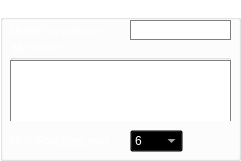
     <widget class="QGroupBox" name="groupBoxGroupingManager">
      <property name="enabled">
       <bool>false</bool>
      </property>
      <property name="geometry">
       <rect>
        <x>190</x>
        <y>390</y>
        <width>241</width>
        <height>161</height>
       </rect>
      </property>
      <property name="styleSheet">
       <string notr="true">background: transparent;
color: white;</string>
      </property>
      <property name="title">
       <string>GroupingManager</string>
      </property>
      <widget class="QLabel" name="labelMotdPlayerName">
       <property name="geometry">
        <rect>
         <x>10</x>
         <y>20</y>
         <width>191</width>
         <height>21</height>
        </rect>
       </property>
       <property name="toolTip">
        <string>Sender name for the server's message of the day (MotD).</string>
       </property>
       <property name="text">
        <string>MotdPlayerName</string>
       </property>
      </widget>
      <widget class="QLineEdit" name="lineEditMotdPlayerName">
       <property name="geometry">
        <rect>
         <x>130</x>
         <y>20</y>
         <width>101</width>
         <height>20</height>
        </rect>
       </property>
       <property name="palette">
        <palette>
         <active>
          <colorrole role="WindowText">
           <brush brushstyle="SolidPattern">
            <color alpha="255">
             <red>0</red>
             <green>0</green>
             <blue>0</blue>
            </color>
           </brush>
          </colorrole>
          <colorrole role="Button">
           <brush brushstyle="SolidPattern">
            <color alpha="255">
             <red>255</red>
             <green>255</green>
             <blue>255</blue>
            </color>
           </brush>
          </colorrole>
          <colorrole role="Text">
           <brush brushstyle="SolidPattern">
            <color alpha="255">
             <red>0</red>
             <green>0</green>
             <blue>0</blue>
            </color>
           </brush>
          </colorrole>
          <colorrole role="ButtonText">
           <brush brushstyle="SolidPattern">
            <color alpha="255">
             <red>0</red>
             <green>0</green>
             <blue>0</blue>
            </color>
           </brush>
          </colorrole>
          <colorrole role="Base">
           <brush brushstyle="SolidPattern">
            <color alpha="255">
             <red>255</red>
             <green>255</green>
             <blue>255</blue>
            </color>
           </brush>
          </colorrole>
          <colorrole role="Window">
           <brush brushstyle="SolidPattern">
            <color alpha="255">
             <red>255</red>
             <green>255</green>
             <blue>255</blue>
            </color>
           </brush>
          </colorrole>
          <colorrole role="PlaceholderText">
           <brush brushstyle="SolidPattern">
            <color alpha="128">
             <red>0</red>
             <green>0</green>
             <blue>0</blue>
            </color>
           </brush>
          </colorrole>
         </active>
         <inactive>
          <colorrole role="WindowText">
           <brush brushstyle="SolidPattern">
            <color alpha="255">
             <red>0</red>
             <green>0</green>
             <blue>0</blue>
            </color>
           </brush>
          </colorrole>
          <colorrole role="Button">
           <brush brushstyle="SolidPattern">
            <color alpha="255">
             <red>255</red>
             <green>255</green>
             <blue>255</blue>
            </color>
           </brush>
          </colorrole>
          <colorrole role="Text">
           <brush brushstyle="SolidPattern">
            <color alpha="255">
             <red>0</red>
             <green>0</green>
             <blue>0</blue>
            </color>
           </brush>
          </colorrole>
          <colorrole role="ButtonText">
           <brush brushstyle="SolidPattern">
            <color alpha="255">
             <red>0</red>
             <green>0</green>
             <blue>0</blue>
            </color>
           </brush>
          </colorrole>
          <colorrole role="Base">
           <brush brushstyle="SolidPattern">
            <color alpha="255">
             <red>255</red>
             <green>255</green>
             <blue>255</blue>
            </color>
           </brush>
          </colorrole>
          <colorrole role="Window">
           <brush brushstyle="SolidPattern">
            <color alpha="255">
             <red>255</red>
             <green>255</green>
             <blue>255</blue>
            </color>
           </brush>
          </colorrole>
          <colorrole role="PlaceholderText">
           <brush brushstyle="SolidPattern">
            <color alpha="128">
             <red>0</red>
             <green>0</green>
             <blue>0</blue>
            </color>
           </brush>
          </colorrole>
         </inactive>
         <disabled>
          <colorrole role="WindowText">
           <brush brushstyle="SolidPattern">
            <color alpha="255">
             <red>0</red>
             <green>0</green>
             <blue>0</blue>
            </color>
           </brush>
          </colorrole>
          <colorrole role="Button">
           <brush brushstyle="SolidPattern">
            <color alpha="255">
             <red>255</red>
             <green>255</green>
             <blue>255</blue>
            </color>
           </brush>
          </colorrole>
          <colorrole role="Text">
           <brush brushstyle="SolidPattern">
            <color alpha="255">
             <red>0</red>
             <green>0</green>
             <blue>0</blue>
            </color>
           </brush>
          </colorrole>
          <colorrole role="ButtonText">
           <brush brushstyle="SolidPattern">
            <color alpha="255">
             <red>0</red>
             <green>0</green>
             <blue>0</blue>
            </color>
           </brush>
          </colorrole>
          <colorrole role="Base">
           <brush brushstyle="SolidPattern">
            <color alpha="255">
             <red>255</red>
             <green>255</green>
             <blue>255</blue>
            </color>
           </brush>
          </colorrole>
          <colorrole role="Window">
           <brush brushstyle="SolidPattern">
            <color alpha="255">
             <red>255</red>
             <green>255</green>
             <blue>255</blue>
            </color>
           </brush>
          </colorrole>
          <colorrole role="PlaceholderText">
           <brush brushstyle="SolidPattern">
            <color alpha="128">
             <red>0</red>
             <green>0</green>
             <blue>0</blue>
            </color>
           </brush>
          </colorrole>
         </disabled>
        </palette>
       </property>
       <property name="toolTip">
        <string>Sender name for the server's message of the day (MotD).</string>
       </property>
       <property name="styleSheet">
        <string notr="true">background: white;
color:black;
border: 1px solid gray;</string>
       </property>
       <property name="text">
        <string/>
       </property>
      </widget>
      <widget class="QLabel" name="labelMotdPrestigeLevel">
       <property name="geometry">
        <rect>
         <x>10</x>
         <y>130</y>
         <width>191</width>
         <height>21</height>
        </rect>
       </property>
       <property name="toolTip">
        <string>Determines the color of the MotD's sender name). 0 - white, 1 - green, 2 - blue, 3 - purple, 4 - orange, 5 - red, 6 - yellow (cosmic).</string>
       </property>
       <property name="text">
        <string>MotdPrestigeLevel</string>
       </property>
      </widget>
      <widget class="QComboBox" name="comboBoxMotdPrestigeLevel">
       <property name="geometry">
        <rect>
         <x>130</x>
         <y>130</y>
         <width>53</width>
         <height>22</height>
        </rect>
       </property>
       <property name="toolTip">
        <string>Determines the color of the MotD's sender name). 0 - white, 1 - green, 2 - blue, 3 - purple, 4 - orange, 5 - red, 6 - yellow (cosmic).</string>
       </property>
       <property name="currentIndex">
        <number>6</number>
       </property>
       <item>
        <property name="text">
         <string>0</string>
        </property>
       </item>
       <item>
        <property name="text">
         <string>1</string>
        </property>
       </item>
       <item>
        <property name="text">
         <string>2</string>
        </property>
       </item>
       <item>
        <property name="text">
         <string>3</string>
        </property>
       </item>
       <item>
        <property name="text">
         <string>4</string>
        </property>
       </item>
       <item>
        <property name="text">
         <string>5</string>
        </property>
       </item>
       <item>
        <property name="text">
         <string>6</string>
        </property>
       </item>
      </widget>
      <widget class="QGroupBox" name="groupBoxMotdText">
       <property name="geometry">
        <rect>
         <x>10</x>
         <y>40</y>
         <width>221</width>
         <height>81</height>
        </rect>
       </property>
       <property name="title">
        <string>MotdText</string>
       </property>
       <widget class="QTextEdit" name="textEditMotdText">
        <property name="geometry">
         <rect>
          <x>0</x>
          <y>20</y>
          <width>221</width>
          <height>81</height>
         </rect>
        </property>
        <property name="palette">
         <palette>
          <active>
           <colorrole role="WindowText">
            <brush brushstyle="SolidPattern">
             <color alpha="255">
              <red>0</red>
              <green>0</green>
              <blue>0</blue>
             </color>
            </brush>
           </colorrole>
           <colorrole role="Button">
            <brush brushstyle="SolidPattern">
             <color alpha="255">
              <red>255</red>
              <green>255</green>
              <blue>255</blue>
             </color>
            </brush>
           </colorrole>
           <colorrole role="Text">
            <brush brushstyle="SolidPattern">
             <color alpha="255">
              <red>0</red>
              <green>0</green>
              <blue>0</blue>
             </color>
            </brush>
           </colorrole>
           <colorrole role="ButtonText">
            <brush brushstyle="SolidPattern">
             <color alpha="255">
              <red>0</red>
              <green>0</green>
              <blue>0</blue>
             </color>
            </brush>
           </colorrole>
           <colorrole role="Base">
            <brush brushstyle="SolidPattern">
             <color alpha="255">
              <red>255</red>
              <green>255</green>
              <blue>255</blue>
             </color>
            </brush>
           </colorrole>
           <colorrole role="Window">
            <brush brushstyle="SolidPattern">
             <color alpha="255">
              <red>255</red>
              <green>255</green>
              <blue>255</blue>
             </color>
            </brush>
           </colorrole>
           <colorrole role="PlaceholderText">
            <brush brushstyle="SolidPattern">
             <color alpha="128">
              <red>0</red>
              <green>0</green>
              <blue>0</blue>
             </color>
            </brush>
           </colorrole>
          </active>
          <inactive>
           <colorrole role="WindowText">
            <brush brushstyle="SolidPattern">
             <color alpha="255">
              <red>0</red>
              <green>0</green>
              <blue>0</blue>
             </color>
            </brush>
           </colorrole>
           <colorrole role="Button">
            <brush brushstyle="SolidPattern">
             <color alpha="255">
              <red>255</red>
              <green>255</green>
              <blue>255</blue>
             </color>
            </brush>
           </colorrole>
           <colorrole role="Text">
            <brush brushstyle="SolidPattern">
             <color alpha="255">
              <red>0</red>
              <green>0</green>
              <blue>0</blue>
             </color>
            </brush>
           </colorrole>
           <colorrole role="ButtonText">
            <brush brushstyle="SolidPattern">
             <color alpha="255">
              <red>0</red>
              <green>0</green>
              <blue>0</blue>
             </color>
            </brush>
           </colorrole>
           <colorrole role="Base">
            <brush brushstyle="SolidPattern">
             <color alpha="255">
              <red>255</red>
              <green>255</green>
              <blue>255</blue>
             </color>
            </brush>
           </colorrole>
           <colorrole role="Window">
            <brush brushstyle="SolidPattern">
             <color alpha="255">
              <red>255</red>
              <green>255</green>
              <blue>255</blue>
             </color>
            </brush>
           </colorrole>
           <colorrole role="PlaceholderText">
            <brush brushstyle="SolidPattern">
             <color alpha="128">
              <red>0</red>
              <green>0</green>
              <blue>0</blue>
             </color>
            </brush>
           </colorrole>
          </inactive>
          <disabled>
           <colorrole role="WindowText">
            <brush brushstyle="SolidPattern">
             <color alpha="255">
              <red>0</red>
              <green>0</green>
              <blue>0</blue>
             </color>
            </brush>
           </colorrole>
           <colorrole role="Button">
            <brush brushstyle="SolidPattern">
             <color alpha="255">
              <red>255</red>
              <green>255</green>
              <blue>255</blue>
             </color>
            </brush>
           </colorrole>
           <colorrole role="Text">
            <brush brushstyle="SolidPattern">
             <color alpha="255">
              <red>0</red>
              <green>0</green>
              <blue>0</blue>
             </color>
            </brush>
           </colorrole>
           <colorrole role="ButtonText">
            <brush brushstyle="SolidPattern">
             <color alpha="255">
              <red>0</red>
              <green>0</green>
              <blue>0</blue>
             </color>
            </brush>
           </colorrole>
           <colorrole role="Base">
            <brush brushstyle="SolidPattern">
             <color alpha="255">
              <red>255</red>
              <green>255</green>
              <blue>255</blue>
             </color>
            </brush>
           </colorrole>
           <colorrole role="Window">
            <brush brushstyle="SolidPattern">
             <color alpha="255">
              <red>255</red>
              <green>255</green>
              <blue>255</blue>
             </color>
            </brush>
           </colorrole>
           <colorrole role="PlaceholderText">
            <brush brushstyle="SolidPattern">
             <color alpha="128">
              <red>0</red>
              <green>0</green>
              <blue>0</blue>
             </color>
            </brush>
           </colorrole>
          </disabled>
         </palette>
        </property>
        <property name="toolTip">
         <string>Message of the day text.</string>
        </property>
        <property name="styleSheet">
         <string notr="true">background: white;
color:black;
border: 1px solid gray;</string>
        </property>
        <property name="html">
         <string>&lt;!DOCTYPE HTML PUBLIC &quot;-//W3C//DTD HTML 4.0//EN&quot; &quot;http://www.w3.org/TR/REC-html40/strict.dtd&quot;&gt;
&lt;html&gt;&lt;head&gt;&lt;meta name=&quot;qrichtext&quot; content=&quot;1&quot; /&gt;&lt;meta charset=&quot;utf-8&quot; /&gt;&lt;style type=&quot;text/css&quot;&gt;
p, li { white-space: pre-wrap; }
hr { height: 1px; border-width: 0; }
li.unchecked::marker { content: &quot;\2610&quot;; }
li.checked::marker { content: &quot;\2612&quot;; }
&lt;/style&gt;&lt;/head&gt;&lt;body style=&quot; font-family:'Segoe UI'; font-size:9pt; font-weight:400; font-style:normal;&quot;&gt;
&lt;p style=&quot;-qt-paragraph-type:empty; margin-top:0px; margin-bottom:0px; margin-left:0px; margin-right:0px; -qt-block-indent:0; text-indent:0px;&quot;&gt;&lt;br /&gt;&lt;/p&gt;&lt;/body&gt;&lt;/html&gt;</string>
        </property>
       </widget>
      </widget>
     </widget>
